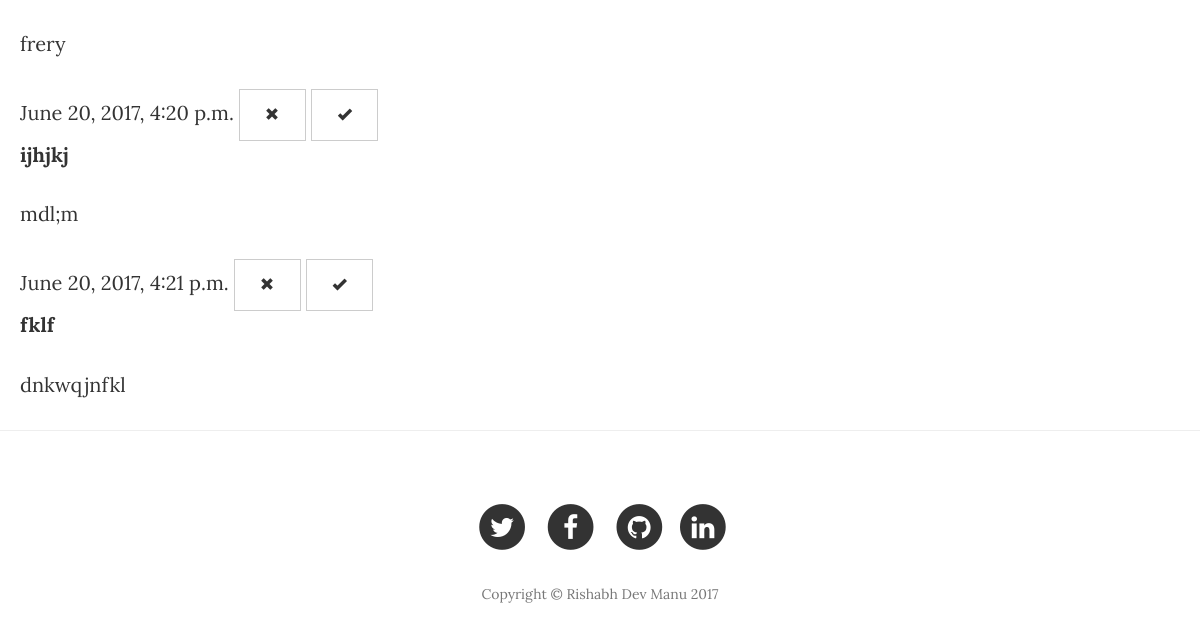
The page /post/1/ (signed in, lower part) on the database as committed earlier.
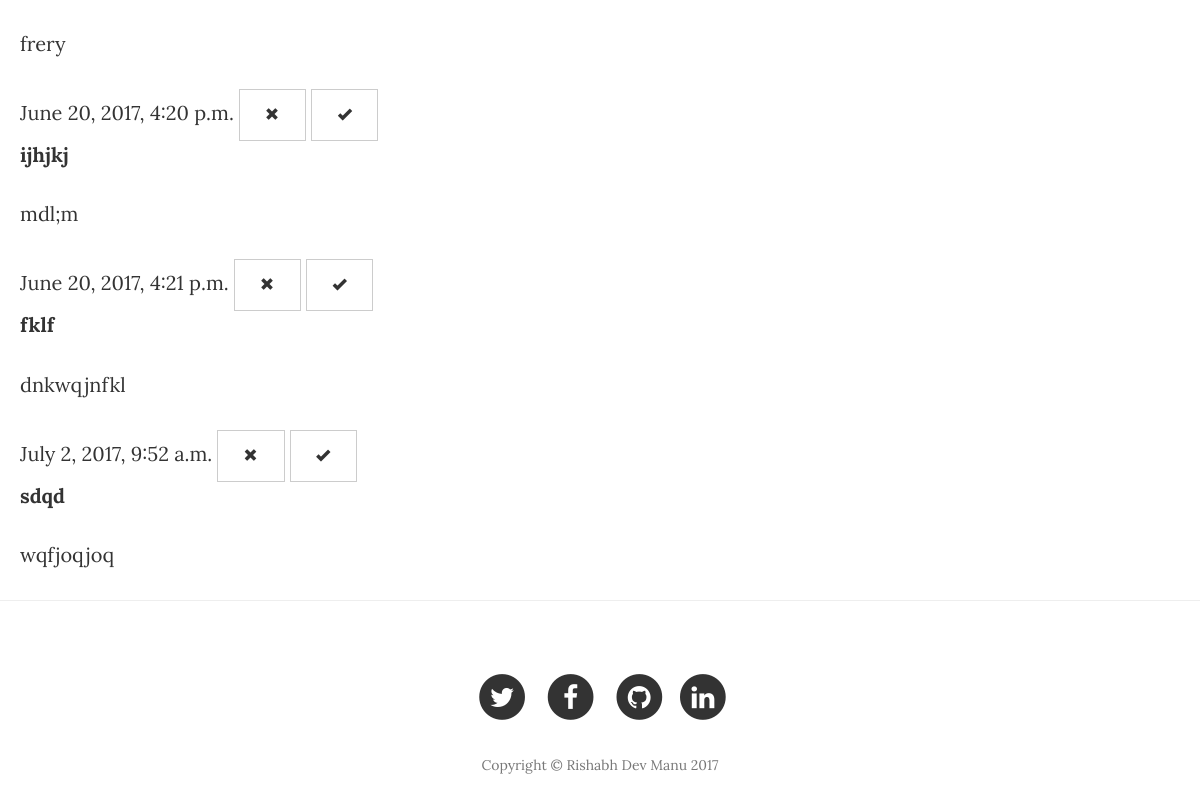
The same page on the database as committed later.
### blog/models.py (models this page shows, shortened)
class Comment(models.Model):
    post = models.ForeignKey('blog.Post', related_name='comments')
    author = models.CharField(max_length=200)
    text = models.TextField()
    created_date = models.DateTimeField(default=timezone.now)
    approved_comment = models.BooleanField(default=False)

### blog/views.py (the view)
# urls.py: url(r'^post/(?P<pk>\d+)/$', views.post, name='post'),
def post(request, pk):
    post = get_object_or_404(Post, pk=pk)
    return render(request, 'blog/post.html', {'post':post})

### blog/templates/blog/post.html (shortened to what this page needs)
{% extends 'blog/base.html' %}
{% block content %}
{% for comment in post.comments.all %}
    {% if user.is_authenticated or comment.approved_comment %}
    <div class="comment">
        <div class="date">
            {{ comment.created_date }}
            {% if not comment.approved_comment %}
                <a class="btn btn-default" href="{% url 'comment_remove' pk=comment.pk %}"><span class="glyphicon glyphicon-remove"></span></a>
                <a class="btn btn-default" href="{% url 'comment_approve' pk=comment.pk %}"><span class="glyphicon glyphicon-ok"></span></a>
            {% endif %}
        </div>
        <strong>{{ comment.author }}</strong>
        <p>{{ comment.text|linebreaks }}</p>
    </div>
    {% endif %}
{% empty %}
    <p>No comments here yet :(</p>
{% endfor %}
{% endblock %}

Rows that differ between the two databases and show on the page:
added Comment: created_date "July 2, 2017, 9:52 a.m.", approved_comment False (drawn), author "sdqd", text "wqfjoqjoq"
